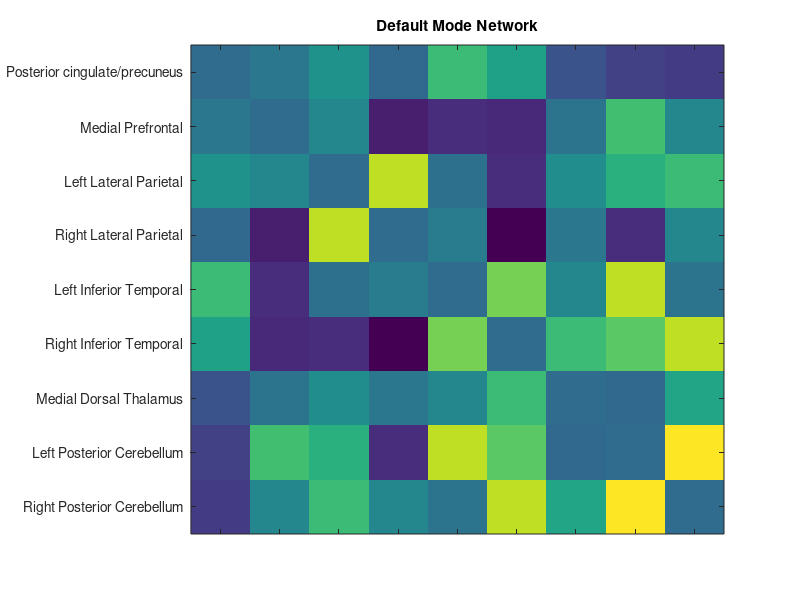

MATLAB code to generate this figure: (Note: this script raises an error after producing the figure.)
% Data 
% Meditation-State Functional Connectivity (msFC): Strengthening 
% of the Dorsal Attention Network and Beyond
% Matthew Johnson 
%%%%%%%%%%%%%%%%%%%%%%%%%%%%%%%%%%%%%%%%%%%%%%%%%%%%%%%%

% Between Group Effects

%%%%%%%%%%%%%%%%%%%%%%%%%%%%%%%%%%%%%%%%%%%%%%%%%%%%%%%%
%% Default Mode Network

% Labels
DMNLabels={'Posterior cingulate/precuneus', 'Medial Prefrontal', ...
    'Left Lateral Parietal', 'Right Lateral Parietal', 'Left Inferior Temporal',...
    'Right Inferior Temporal', 'Medial Dorsal Thalamus',...
    'Left Posterior Cerebellum','Right Posterior Cerebellum'};

DMNLocations=[...
    8 -53 27;
    2 52 10;
    -46 -62 33;
    44 -62 31;
    -56 -10 -17;
    56 -4 -22;
    0, -12 4;
    -32 -68 -38;
    18 -72 -48;]
    
DMN=[ 0 0 0 0 0 0 0 0 0;
    0.11355318 0 0 0 0 0 0 0 0;
    0.41683059 0.32061067 0 0 0 0 0 0 0;
    -0.03990566 -0.73575101 1.54346167 0 0 0 0 0 0;
    0.93290475 -0.63394433 0.05268126 0.17409072 0 0 0 0 0;
    0.59102585 -0.65045136 -0.60608072 -0.98823958 1.21528256 0 0 0 0;
    -0.27911105 0.09609345 0.40756388 0.1265915 0.28706152 0.91792825 0 0 0;
    -0.42347087 0.96663747 0.80656664 -0.62830591 1.51431815 1.10110768 -0.04309445 0 0;
    -0.5005088 0.29482851 0.90852144 0.30401145 0.0854342 1.53892394 0.65650075 1.81553551 0];

%%%%%%%%%%%%%%%%%%%%%%%%%%%%%%%%%%%%%%%%%%%%%%%%%%%%%%%% 
%% Plot DMN
TransposeDMN=(DMN)';
DMN= DMN+TransposeDMN;
imagesc(DMN)
set(gca,'XLim',[0.5 9.5], 'YLim',[0.5 9.5])
set(gca,'XTick',[1:9], 'YTick',[1:9])  
set(gca, 'YTickLabel',DMNLabels, 'XTickLabel', [])
title('Default Mode Network')

%%%%%%%%%%%%%%%%%%%%%%%%%%%%%%%%%%%%%%%%%%%%%%%%%%%%%%%%
%% Plotting the Correlation with respect to the Locations 

wgPlot(DMN,DMNLocations)
DMNLabels2={'PC/PCC', 'MPFC', 'L LP', 'R LP', 'L IT', 'R IT', 'MDT','L PC','R PC'};
text(DMNLocations(:,1)+1, DMNLocations(:,2)+1, DMNLocations(:,3)+1, DMNLabels2');
title('Default Mode Network Correlations')
grid on

%%%%%%%%%%%%%%%%%%%%%%%%%%%%%%%%%%%%%%%%%%%%%%%%%%%%%%%%
%% Calculating axonal volume
Distances=zeros(length(DMNLocations(:,1)),length(DMNLocations(:,1)));
DMNVolume=Distances;
for i=1:length(DMNLocations(:,1))
    for j=1:length(DMNLocations(:,1))
        Distances(i,j)=sqrt((DMNLocations(i,1)-DMNLocations(j,1))^2+...
            (DMNLocations(i,2)-DMNLocations(j,2))^2)+...
            (DMNLocations(i,3)-DMNLocations(j,3))^2;
        DMNVolume(i,j)=Distances(i,j)*DMN(i,j);
    end
end
TotalDMNVol=sum(sum(DMNVolume));

%%%%%%%%%%%%%%%%%%%%%%%%%%%%%%%%%%%%%%%%%%%%%%%%%%%%%%%%%%%%%%%%%%%%%%%%%%%
%% Examine all possible combinations of brain region 
%%%%%%%%%%%%%%%%%%%%%%%%%%%%%%%%%%%%%%%%%%%%%%%%%%%%%%%%%%%%%%%%%%%%%%%%%%%

%Experienced
Areas=perms(1:9);
Locs=DMNLocations;

NewVolumes=zeros(362880,1);

for i=1:362880
    Locs(1,:)=Locations(Areas(i,1),:);
    Locs(2,:)=Locations(Areas(i,2),:);
    Locs(3,:)=Locations(Areas(i,3),:);
    Locs(4,:)=Locations(Areas(i,4),:);
    Locs(5,:)=Locations(Areas(i,5),:);
    Locs(6,:)=Locations(Areas(i,6),:);   
    Locs(7,:)=Locations(Areas(i,7),:);    
    Locs(8,:)=Locations(Areas(i,8),:);    
    Locs(9,:)=Locations(Areas(i,9),:);
    z=find(EC~=0);
    [j k]=find(EC~=0);
    NewVolumes(i,1)=sum((sqrt((Locs(j,1)-Locs(k,1)).^2+(Locs(j,2)-Locs(k,2)).^2)+...
        (Locs(j,3)-Locs(k,3)).^2).*EC(z));
end
NewVolumes=NewVolumes./TotalDMNVol;
plot(sort(NewVolumes))
xlabel('Arrangement Numbers');
ylabel('Amount of Neural Activity compared to original');
title('DMN Correlations: All Possible Arrangements of Brain Regions');
axis([0 362881 0.6 1.1])

%%%%%%%%%%%%%%%%%%%%%%%%%%%%%%%%%%%%%%%%%%%%%%%%%%%%%%%%
%% Dorsal Attention Network

% Labels
DANLabels={'Left Frontal Eyefield', 'Right Frontal Eyefield', ...
    'Left Posterior IPS', 'Right Posterior IPS', 'Left Anterior IPS', ...
    'Right Anterior IPS', 'Left MT', 'Right MT'};
    

DAN=[ 0 0 0 0 0 0 0 0;
    0.31040452 0 0 0 0 0 0 0;
    -0.06895648 -0.91117578 0 0 0 0 0 0; 
    1.48690868 1.23893297 -1.35158566 0 0 0 0 0;
    0.86765425 -0.44317913 0.67430468 0.45047156 0 0 0 0;
    2.216917 1.13267216 -0.41423442 -0.31084837 0.82881631 0 0 0;
    0.88826522 0.73187341 0.8121265 0.33528222 0.96949473 1.15873859 0 0;
    2.40379655 1.92647685 1.45967123 2.6062609 2.89577123 1.28535601 2.40373963 0];
    

TransposeDAN=(DAN)';
DAN= DAN+TransposeDAN;
imagesc(DAN)
set(gca,'XLim',[0.5 8.5], 'YLim',[0.5 8.5])
set(gca,'XTick',[1:8], 'YTick',[1:8])  
set(gca, 'YTickLabel',DANLabels, 'XTickLabel', [])
title('Dorsal Attention Network')

%%%%%%%%%%%%%%%%%%%%%%%%%%%%%%%%%%%%%%%%%%%%%%%%%%%%%%%%
%% Executive Control Network

% Labels
ECNLabels={'Dorsal Medial PFC', 'Left Anterior PFC', ...
    'Right Anterior PFC', 'Left Superior Parietal', 'Right Superior Parietal'};
    

ECN=[ 0 0 0 0 0;
    0.16841477 0 0 0 0;
    -0.31091113 -0.69439452 0 0 0;
    -0.73965638 -1.03300666 0.449007621 0 0;
    0.52108483 0.55402123 -0.12536615 0.95449354 0];

TransposeECN=ECN';
ECN= ECN+TransposeECN;
imagesc(ECN)
set(gca,'XLim',[0.5 5.5], 'YLim',[0.5 5.5])
set(gca,'XTick',[1:5], 'YTick',[1:5])  
set(gca, 'YTickLabel',ECNLabels, 'XTickLabel', [])
title('Executive Control Network')

%%%%%%%%%%%%%%%%%%%%%%%%%%%%%%%%%%%%%%%%%%%%%%%%%%%%%%%%
%% Saliance Network

% Labels
SNLabels={'Dorsal Anterior Cingulate', 'Left Anterior PFC', ...
    'Right Anterior PFC', 'Left Insula', 'Right Insula', ...
    'Left Lateral Parietal', 'Right Lateral Parietal'};
    

SN=[ 0 0 0 0 0 0 0;
    0.90898511 0 0 0 0 0 0;
    -0.25383124 -0.38113833 0 0 0 0 0;
    0.02684801 -0.75813955 -1.31835793 0 0 0 0;
    0.41976991 -0.84710253 -1.42870933 0.13888497 0 0 0;
    -0.29589018 -1.78208187 -0.27952114 -0.73573779 -0.71776875 0 0;
    -1.11089951 -1.6437564 -1.10015352 -0.36434026 -1.20335322 1.06406012 0];

TransposeSN=SN';
SN= SN+TransposeSN;
imagesc(SN)
set(gca,'XLim',[0.5 7.5], 'YLim',[0.5 7.5])
set(gca,'XTick',[1:7], 'YTick',[1:7])  
set(gca, 'YTickLabel',SNLabels, 'XTickLabel', [])
title('Saliance Network')

%%%%%%%%%%%%%%%%%%%%%%%%%%%%%%%%%%%%%%%%%%%%%%%%%%%%%%%
%% Analysis
%Charecteristic Path Length and global efficiency
[DMNcharpathlength, DMNglobaleff] =charpath(DMN);
[DANcharpathlength, DANglobaleff]=charpath(DAN);
[ECNcharpathlength, ECNglobaleff]=charpath(ECN);
[SNcharpathlength, SNglobaleff]=charpath(SN);




